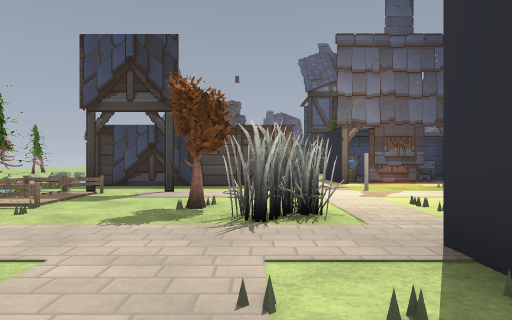
[1] (above)

24 first-person views from a walk through a 3-D level made in the Godot game engine. The camera is 1.2 m above the floor, looks level and sees 75° across. The floor is counted in squares, 2 m on a side. Each view is taken from the middle of a square. On the plan, view 1 faces up. The plan holds only what a view shows up to about 10 squares ahead; the rest is blank. The place goes on beyond the plan. Flat picture figures and markers are left out. Characters and animated objects are left out. Some surface patterns are stand-ins.

[2]
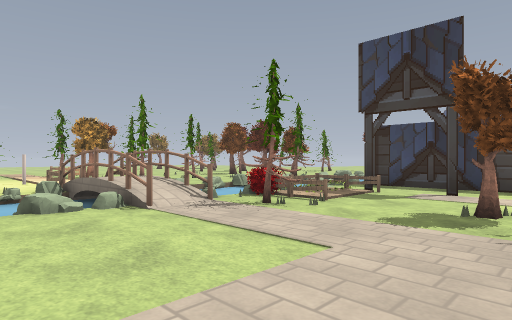

[3]
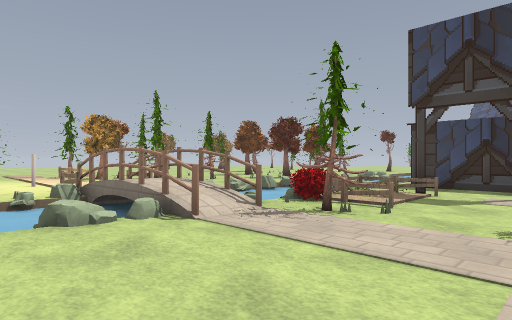

[4]
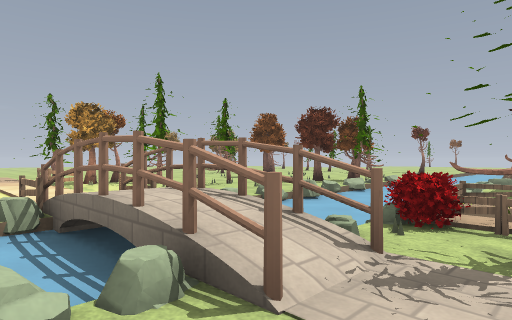

[5]
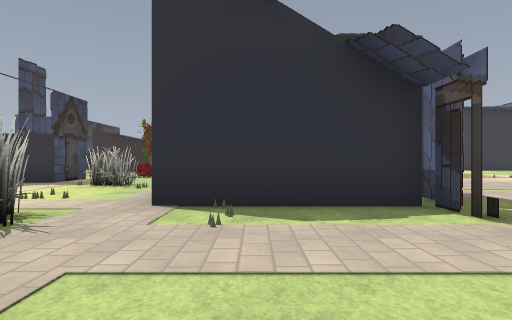

[6]
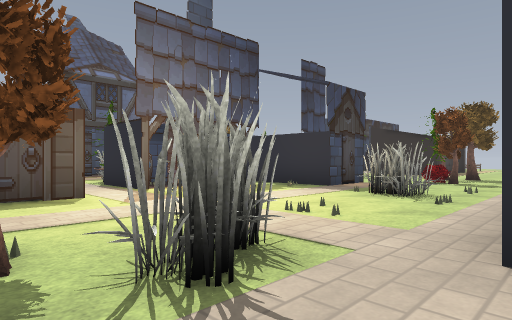

[7]
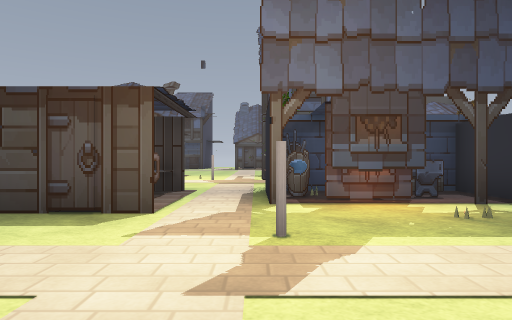

[8]
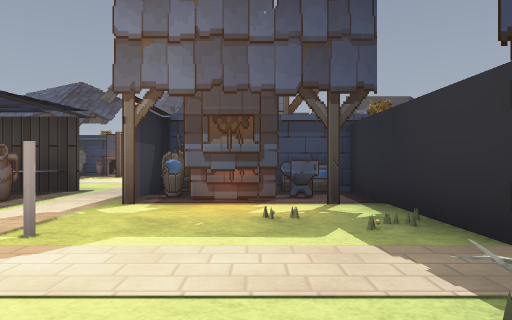

[9]
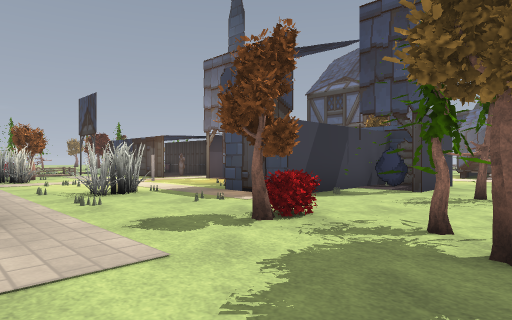

[10]
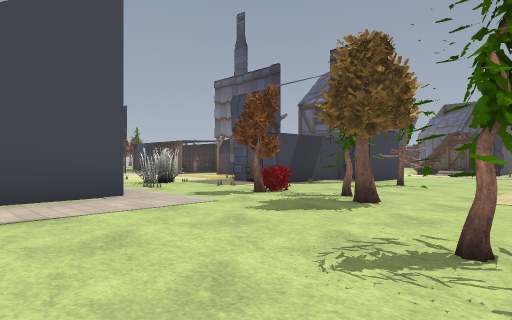

[11]
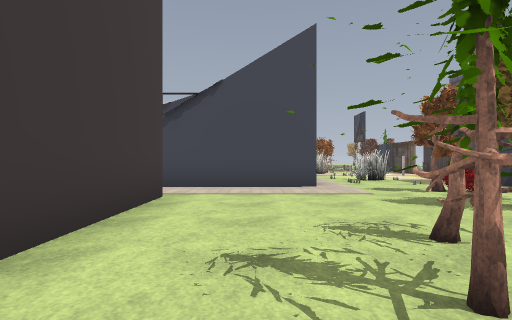

[12]
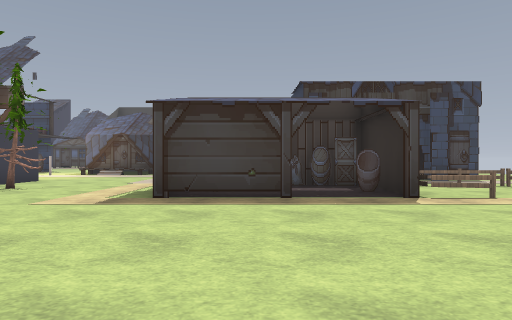

[13]
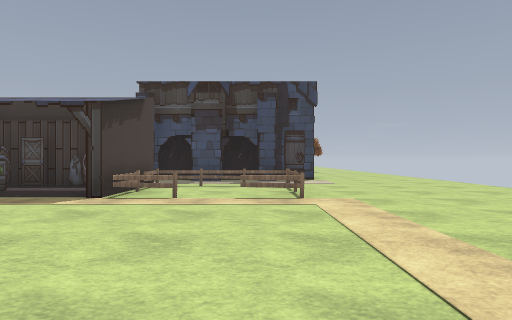

[14]
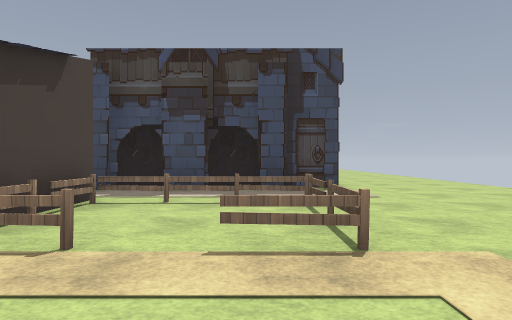

[15]
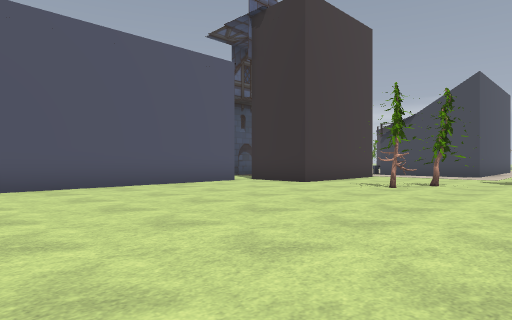

[16]
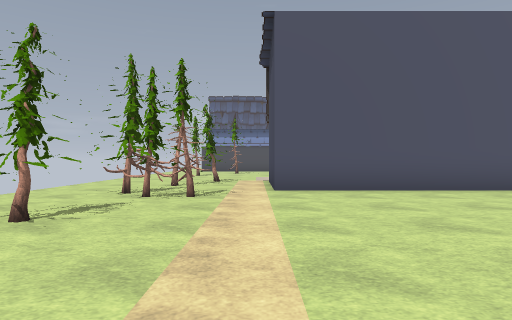

[17]
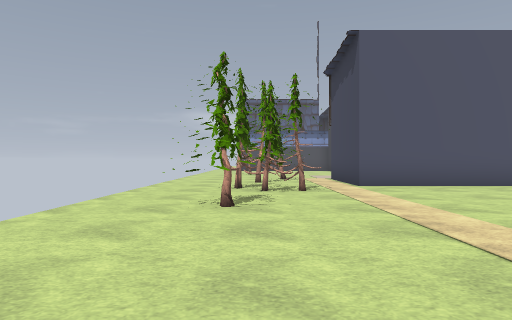

[18]
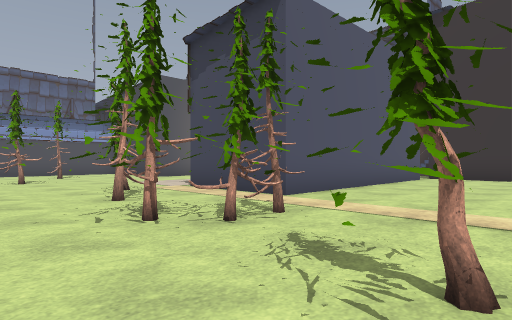

[19]
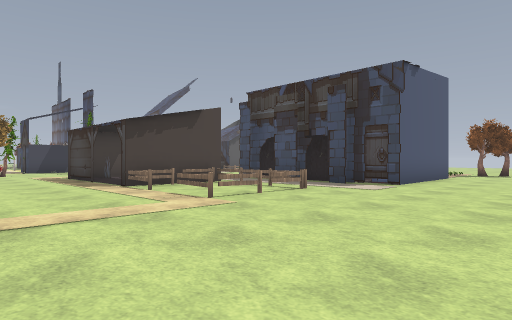

[20]
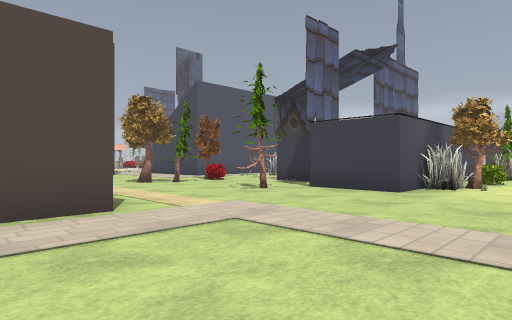

[21]
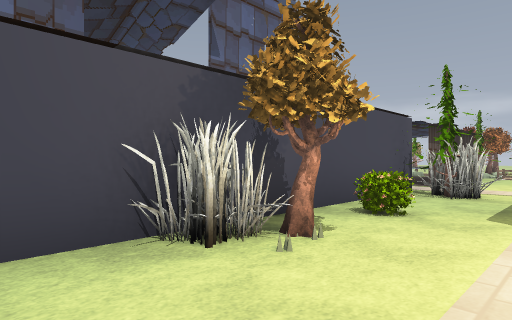

[22]
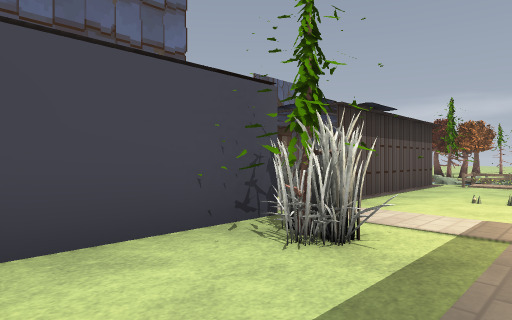

[23]
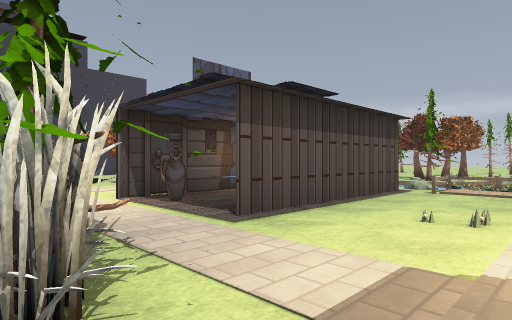

[24]
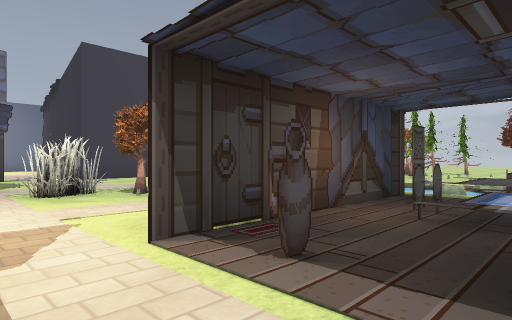

### Floor plan
Key: @ floor where view 1 was taken; # wall or solid block; x gap in a wall; . main floor; : floor 0.25 m higher than the main floor; - floor 0.25 m lower than the main floor; / step, stairs or slope; D closed door; = window, fence, low wall or low ledge; T tree; B bucket; F fence; R rock; H thing the floor can be seen under or through; A table; E barrel; J jar; S sack; C crate; K basket; L barrelstack; G stool; O other object.
Columns run from 8 left of view 1 to 25 right of it. Each row starts with its distance up from view 1.
 13        ........... .....     #....
 12  =  .......#............      #...
 11 ./  #.....TT...T#....... ####D#...
 10 T# //#AAA..E## ##.......S.........
  9 ##--.#GGJ..B#### x ...##E#FFF.....
  8 ./-//###D... ###..#...L#.#F..F....
  7 ./--......O..# #.....# C.KF..F....
  6 .=-- ##.......DD..........F.F.....
  5 ./-/.........#...T#...............
  4  =   T.T##...#.....H..............
  3 # ###T..............H#............
  2 FR#R#....#     # ....##...........
  1 .:-=.....#       ..............HH.
  0     /...@#       ..............H..
 -1        ..##      .#### ........H..
 -2         ..##         # .......HHH.
 -3           ...         ###### ...H.
 -4            ...              #..H..
 -5             ..               x#...
 -6                             ..#...
 -7                             .....
 -8                             .....
 -9                              ..##
-10                               ..

Where each view was taken, in squares from view 1:
view 1: 0 up, 0 right, facing up
view 2: 0 up, 0 right, facing up-left
view 3: 0 up, 1 left, facing up-left
view 4: 1 up, 3 left, facing up-left
view 5: 1 up, 3 left, facing right
view 6: 2 up, 1 left, facing up-right
view 7: 4 up, 2 right, facing up
view 8: 4 up, 4 right, facing up
view 9: 2 up, 11 right, facing up-left
view 10: 0 up, 13 right, facing up-left
view 11: 1 up, 15 right, facing left
view 12: 1 up, 15 right, facing up
view 13: 1 up, 20 right, facing up
view 14: 4 up, 20 right, facing up
view 15: 5 up, 21 right, facing down-left
view 16: 4 up, 21 right, facing down
view 17: 5 up, 23 right, facing down
view 18: 1 up, 25 right, facing down-left
view 19: 3 up, 25 right, facing up-left
view 20: 13 up, 15 right, facing down-left
view 21: 13 up, 9 right, facing down-left
view 22: 13 up, 5 right, facing down-left
view 23: 13 up, 3 right, facing down-left
view 24: 10 up, 2 right, facing down-left
